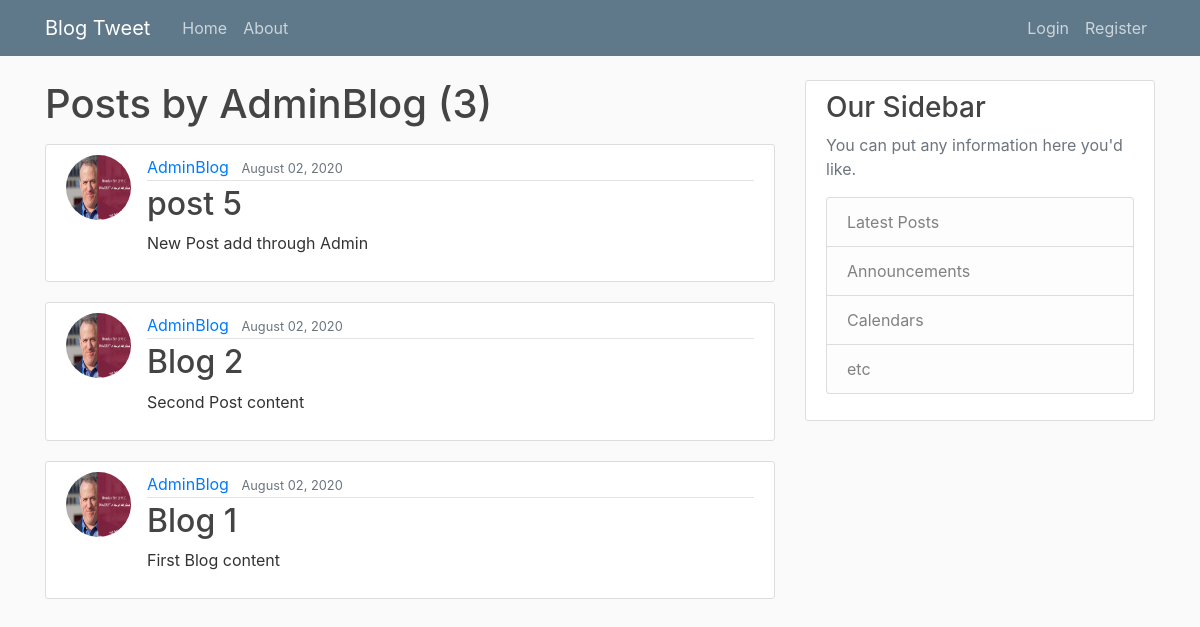
/user/AdminBlog/, run on an earlier commit of the app's database.
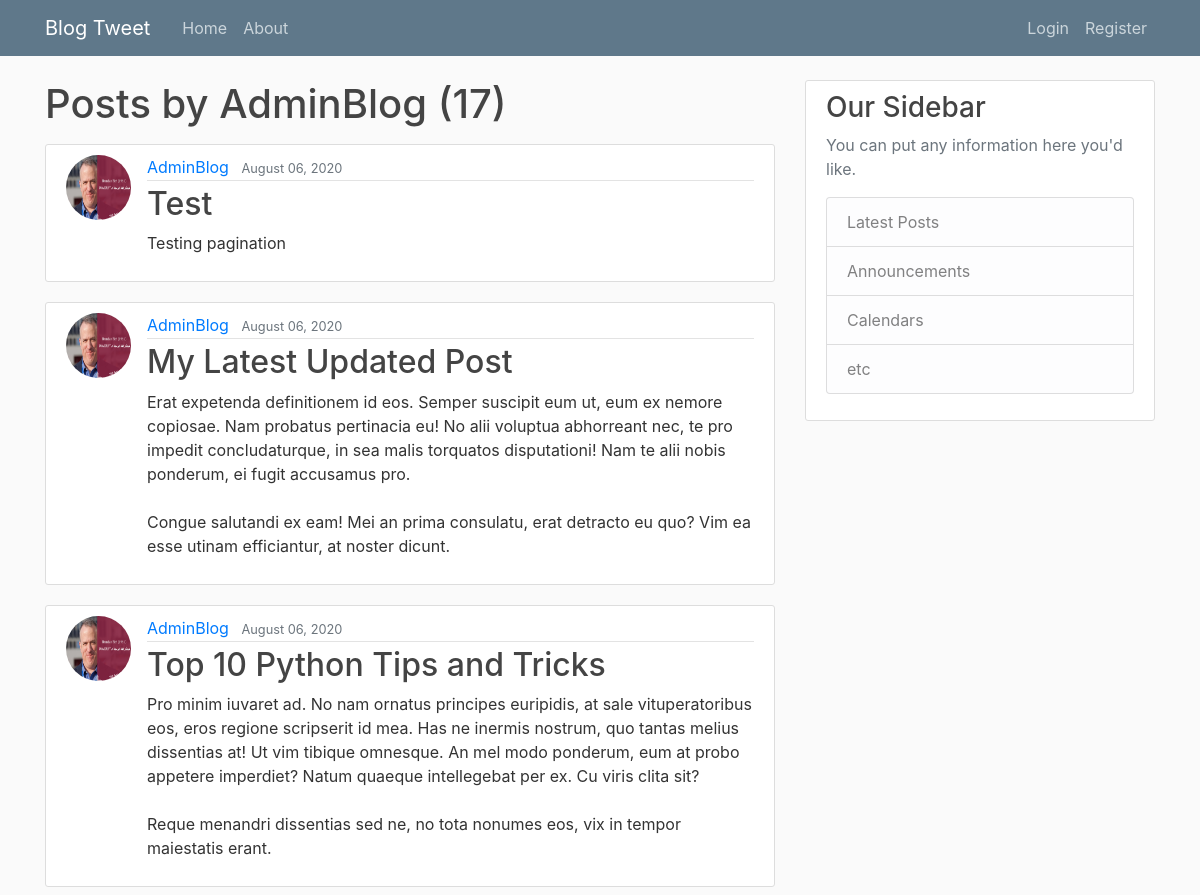
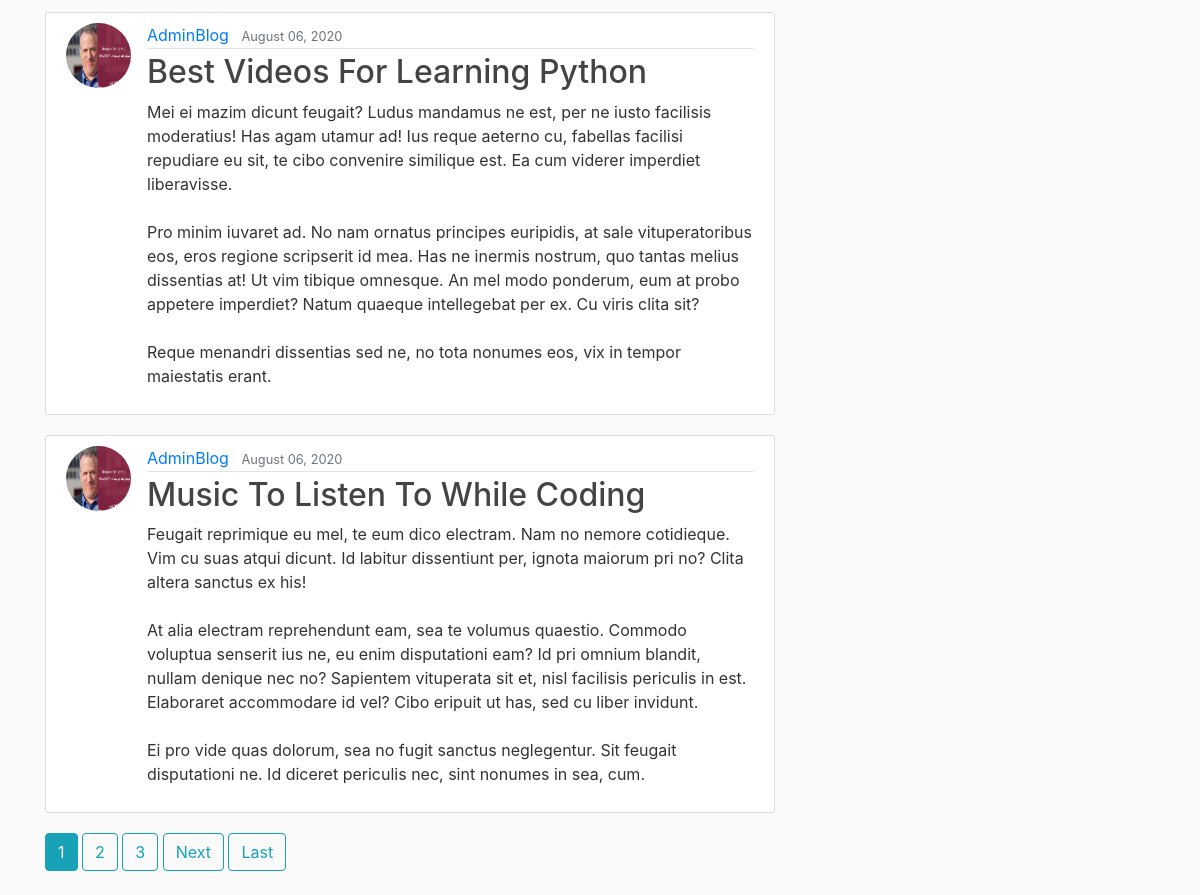
And on a later commit of the database (2 pictures, top to bottom).
### blog/models.py (models this page shows, shortened)
class Post(models.Model):
    title = models.CharField(max_length=100)
    content = models.TextField()
    date_posted = models.DateTimeField(default=timezone.now)
    author = models.ForeignKey(User, on_delete=models.CASCADE)

### users/models.py (models this page shows, shortened)
class Profile(models.Model):
    user = models.OneToOneField(User, on_delete=models.CASCADE)
    image = models.ImageField(default='default.jpg', upload_to='Profile_pics')

### blog/views.py (the view)
# urls.py: path('user/<str:username>/', UserPostListView.as_view() , name='user-posts'),
class UserPostListView(ListView):
    model = Post
    template_name = 'blog/user_posts.html'
    context_object_name = 'posts'
    paginate_by = 5
    def get_queryset(self):
        user = get_object_or_404(User, username=self.kwargs.get('username'))
        return Post.objects.filter(author=user).order_by('-date_posted')

### blog/templates/blog/user_posts.html (shortened to what this page needs)
{% extends "blog/base.html" %}
{% block content %}
  <h1 class="mb-3">Posts by {{ view.kwargs.username }} ({{ page_obj.paginator.count }})</h1>
   {% for post in posts %}
      <article class="media content-section">
        <img class="rounded-circle article-img" src="{{ post.author.profile.image.url }}" alt="">
        <div class="media-body">
          <div class="article-metadata">
            <a class="mr-2" href="{% url 'user-posts' post.author.username %}">{{ post.author }}</a>
            <small class="text-muted">{{ post.date_posted|date:"F d, Y" }}</small>
          </div>
          <h2><a class="article-title" href="{% url 'post-detail' post.id %}">{{ post.title }}</a></h2>
          <p class="article-content">{{ post.content }}</p>
        </div>
      </article>
    {% endfor %}
    {% if is_paginated %}
      {% for num in page_obj.paginator.page_range %}
          {% if page_obj.number == num %}
            <a class="btn btn-info mb-4" href="?page={{ num }}">{{ num }}</a>
          {% elif num > page_obj.number|add:'-3' and num < page_obj.number|add:'3'%}
            <a class="btn btn-outline-info mb-4" href="?page={{ num }}">{{ num }}</a>
          {% endif %}
      {% endfor %}
      {% if page_obj.has_next %}
        <a class="btn btn-outline-info mb-4" href="?page={{ page_obj.next_page_number }}">Next</a>
        <a class="btn btn-outline-info mb-4" href="?page={{ page_obj.paginator.num_pages }}">Last</a>
      {% endif %}
    {% endif %}
{% endblock content%}

What changed in the data, as far as the page shows it:
removed Post: author.profile.image (picture), author "AdminBlog", date_posted "August 02, 2020", title "post 5", content "New Post add through Admin"
removed Post: author.profile.image (picture), author "AdminBlog", date_posted "August 02, 2020", title "Blog 2", content "Second Post content"
removed Post: author.profile.image (picture), author "AdminBlog", date_posted "August 02, 2020", title "Blog 1", content "First Blog content"
added Post: author.profile.image (picture), author "AdminBlog", date_posted "August 06, 2020", title "Test", content "Testing pagination"
added Post: author.profile.image (picture), author "AdminBlog", date_posted "August 06, 2020", title "My Latest Updated Post", content "Erat expetenda definitionem id eos. Semper suscipit eum ut, eum ex nemore copiosae. Nam probatus pertinacia eu! No alii voluptua abhorreant nec, te pro impedit concludaturque, in sea malis torquatos disputationi! Nam te alii nobis ponderum, ei fugit accusamus pro. Congue salutandi ex eam! Mei an prima consulatu, erat detracto eu quo? Vim ea esse utinam efficiantur, at noster dicunt."
added Post: author.profile.image (picture), author "AdminBlog", date_posted "August 06, 2020", title "Top 10 Python Tips and Tricks", content "Pro minim iuvaret ad. No nam ornatus principes euripidis, at sale vituperatoribus eos, eros regione scripserit id mea. Has ne inermis nostrum, quo tantas melius dissentias at! Ut vim tibique omnesque. An mel modo ponderum, eum at probo appetere imperdiet? Natum quaeque intellegebat per ex. Cu viris clita sit? Reque menandri dissentias sed ne, no tota nonumes eos, vix in tempor maiestatis erant."
added Post: author.profile.image (picture), author "AdminBlog", date_posted "August 06, 2020", title "Best Videos For Learning Python", content "Mei ei mazim dicunt feugait? Ludus mandamus ne est, per ne iusto facilisis moderatius! Has agam utamur ad! Ius reque aeterno cu, fabellas facilisi repudiare eu sit, te cibo convenire similique est. Ea cum viderer imperdiet liberavisse. Pro minim iuvaret ad. No nam ornatus principes euripidis, at sale vituperatoribus eos, eros regione scripserit id mea. Has ne inermis nostrum, quo tantas melius dissentias at! Ut vim tibique omnesque. An mel modo ponderum, eum at probo appetere imperdiet? Natum quaeque intellegebat per ex. Cu viris clita sit? Reque menandri dissentias sed ne, no tota nonumes eos, vix in tempor maiestatis erant."
added Post: author.profile.image (picture), author "AdminBlog", date_posted "August 06, 2020", title "Music To Listen To While Coding", content "Feugait reprimique eu mel, te eum dico electram. Nam no nemore cotidieque. Vim cu suas atqui dicunt. Id labitur dissentiunt per, ignota maiorum pri no? Clita altera sanctus ex his! At alia electram reprehendunt eam, sea te volumus quaestio. Commodo voluptua senserit ius ne, eu enim disputationi eam? Id pri omnium blandit, nullam denique nec no? Sapientem vituperata sit et, nisl facilisis periculis in est. Elaboraret accommodare id vel? Cibo eripuit ut has, sed cu liber invidunt. Ei pro vide quas dolorum, sea no fugit sanctus neglegentur. Sit feugait disputationi ne. Id diceret periculis nec, sint nonumes in sea, cum."
Also different on the page:
{{ page_obj.paginator.count }}: "3" → "17"
new list line: "1"
new list line: "2"
new list line: "3"
text now shown: "Next Last"
